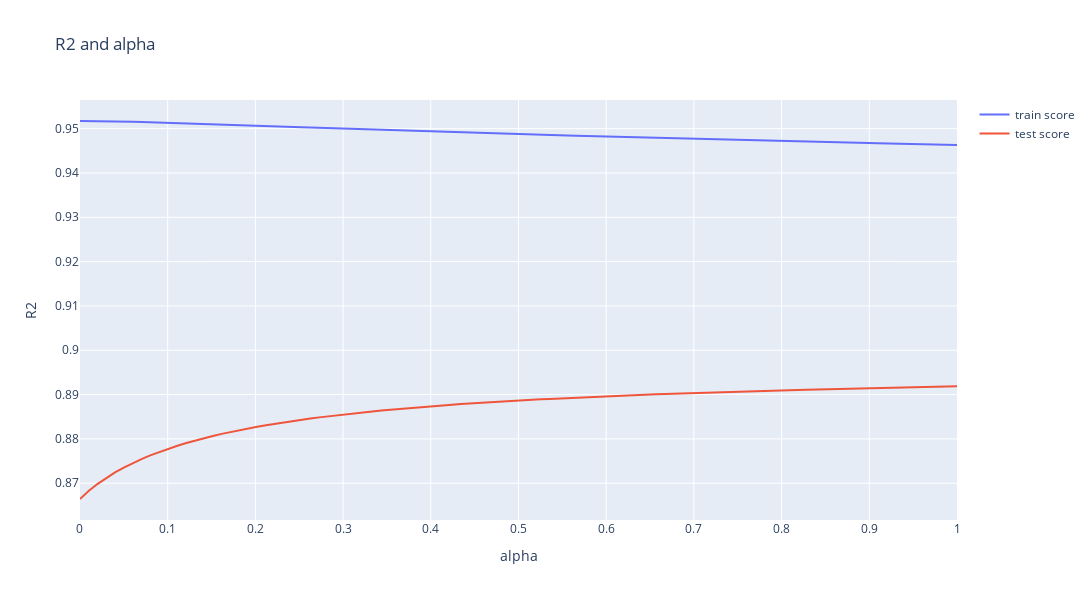

Here is the notebook cell this chart was saved with:
### Code cell
import plotly.graph_objects as go
fig = go.Figure(layout=go.Layout(height=600, width=1200))
fig.add_trace(go.Scatter(x=cv_results['param_alpha'], y=cv_results['mean_train_score'],
                    mode='lines',
                    name='train score'))
fig.add_trace(go.Scatter(x=cv_results['param_alpha'], y=cv_results['mean_test_score'],
                    mode='lines',
                    name='test score'))
fig.update_layout(title='R2 and alpha',
                     xaxis_title='alpha',
                     yaxis_title='R2')  
fig.show()
